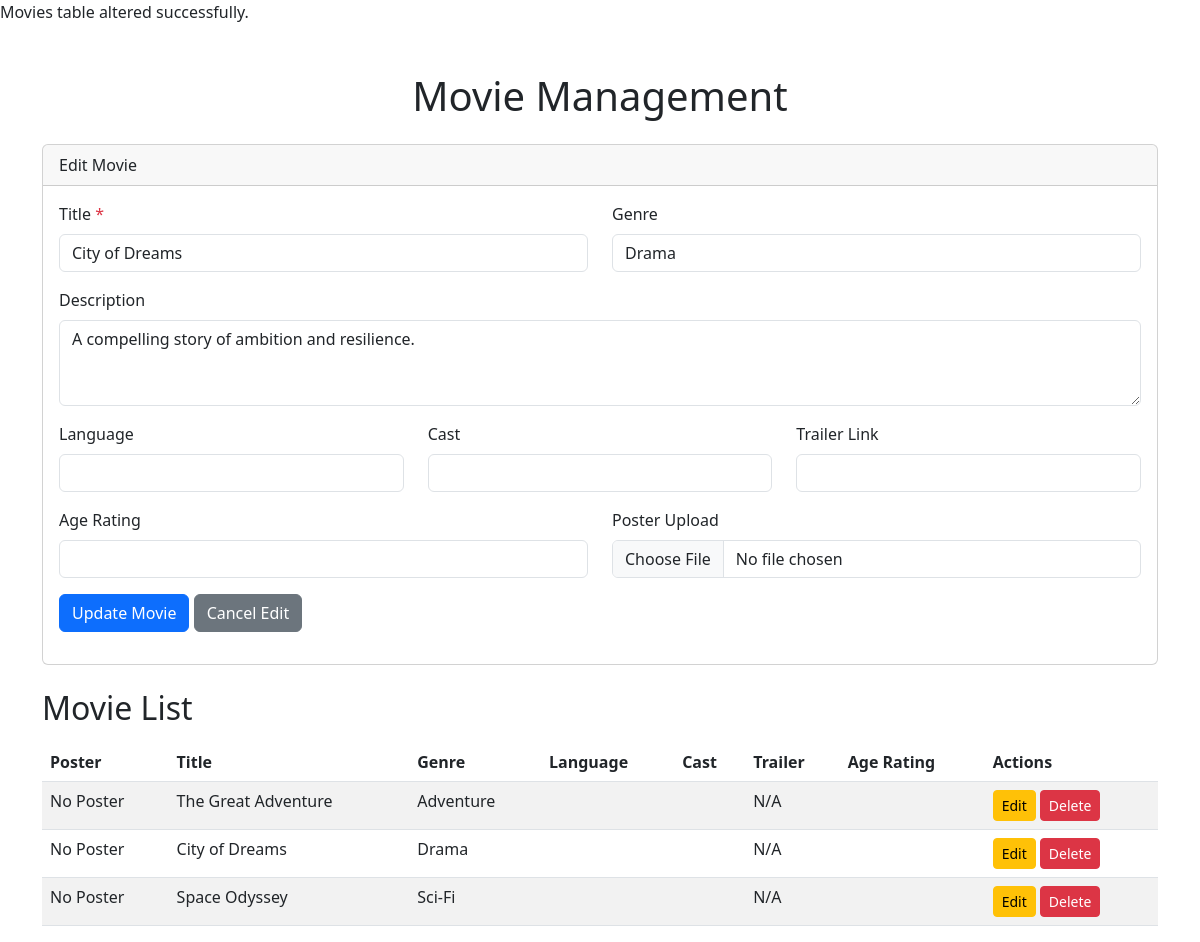
Page /movies_crud.php?action=edit&id=2 on the committed database.
### tables this page shows
CREATE TABLE movies (
    movie_id INT AUTO_INCREMENT PRIMARY KEY,
    title VARCHAR(255) NOT NULL,
    genre VARCHAR(100),
    director VARCHAR(100),
    release_date DATE,
    duration_minutes INT,
    description TEXT,
    rating DECIMAL(3, 1)
);

### movies_crud.php (the view, shortened to what this page needs)
<?php
$conn = new mysqli(DB_HOST, DB_USER, DB_PASS, DB_NAME);
    $movies = [];
    $movie_to_edit = null;
    if (isset($_GET['action']) && $_GET['action'] == 'edit') {
        $movie_id = intval($_GET['id']);
        $sql = "SELECT * FROM movies WHERE movie_id = $movie_id";
        $result = $conn->query($sql);
        if ($result && $result->num_rows > 0) {
            $movie_to_edit = $result->fetch_assoc();
        } else {
            $message = "Movie not found";
        }
    }
    $sql = "SELECT * FROM movies";
    $movies_result = $conn->query($sql);
    if ($movies_result) {
        while($row = $movies_result->fetch_assoc()) {
            $movies[] = $row;
        }
    } else {
        $message = "Error fetching movies: " . $conn->error;
    }
?>
<!DOCTYPE html>
<html lang="en">
<head>
    <link href="https://cdn.jsdelivr.net/npm/bootstrap@5.3.0/dist/css/bootstrap.min.css" rel="stylesheet">
</head>
<body>
    <div class="container mt-5">
        <h1 class="mb-4 text-center">Movie Management</h1>
        <div class="card mb-4">
            <div class="card-header">
                <?php echo isset($movie_to_edit) ? 'Edit Movie' : 'Add New Movie'; ?>
            </div>
            <div class="card-body">
                <form action="movies_crud.php" method="POST" enctype="multipart/form-data">
                    <div class="row mb-3">
                        <div class="col-md-6">
                            <label for="title" class="form-label">Title <span class="text-danger">*</span></label>
                            <input type="text" class="form-control" id="title" name="title" value="<?php echo isset($movie_to_edit) ? htmlspecialchars($movie_to_edit['title']) : ''; ?>" required>
                        </div>
                        <div class="col-md-6">
                            <label for="genre" class="form-label">Genre</label>
                            <input type="text" class="form-control" id="genre" name="genre" value="<?php echo isset($movie_to_edit) ? htmlspecialchars($movie_to_edit['genre']) : ''; ?>">
                        </div>
                    </div>
                    <div class="mb-3">
                        <label for="description" class="form-label">Description</label>
                        <textarea class="form-control" id="description" name="description" rows="3"><?php echo isset($movie_to_edit) ? htmlspecialchars($movie_to_edit['description']) : ''; ?></textarea>
                    </div>
                    <div class="row mb-3">
                        <div class="col-md-4">
                            <label for="language" class="form-label">Language</label>
                            <input type="text" class="form-control" id="language" name="language" value="<?php echo isset($movie_to_edit) ? htmlspecialchars($movie_to_edit['language']) : ''; ?>">
                        </div>
                        <div class="col-md-4">
                            <label for="cast" class="form-label">Cast</label>
                            <input type="text" class="form-control" id="cast" name="cast" value="<?php echo isset($movie_to_edit) ? htmlspecialchars($movie_to_edit['cast']) : ''; ?>">
                        </div>
                        <div class="col-md-4">
                            <label for="trailer_link" class="form-label">Trailer Link</label>
                            <input type="url" class="form-control" id="trailer_link" name="trailer_link" value="<?php echo isset($movie_to_edit) ? htmlspecialchars($movie_to_edit['trailer_link']) : ''; ?>">
                        </div>
                    </div>
                    <div class="row mb-3">
                        <div class="col-md-6">
                            <label for="age_rating" class="form-label">Age Rating</label>
                            <input type="text" class="form-control" id="age_rating" name="age_rating" value="<?php echo isset($movie_to_edit) ? htmlspecialchars($movie_to_edit['age_rating']) : ''; ?>">
                        </div>
                        <div class="col-md-6">
                            <label for="poster_path" class="form-label">Poster Upload</label>
                            <input type="file" class="form-control" id="poster_path" name="poster_path" accept="image/*">
                        </div>
                    </div>
                    <button type="submit" class="btn btn-primary">
                        <?php echo isset($movie_to_edit) ? 'Update Movie' : 'Add Movie'; ?>
                    </button>
                    <?php if (isset($movie_to_edit)): ?>
                        <a href="movies_crud.php" class="btn btn-secondary">Cancel Edit</a>
                    <?php endif; ?>
                </form>
            </div>
        </div>
        <h2 class="mb-3">Movie List</h2>
        <div class="table-responsive">
            <table class="table table-striped table-hover">
                <thead>
                    <tr>
                        <th>Poster</th>
                        <th>Title</th>
                        <th>Genre</th>
                        <th>Language</th>
                        <th>Cast</th>
                        <th>Trailer</th>
                        <th>Age Rating</th>
                        <th>Actions</th>
                    </tr>
                </thead>
                <tbody>
                    <?php if (empty($movies)): ?>
                        <tr>
                            <td colspan="8" class="text-center">No movies found.</td>
                        </tr>
                    <?php else: ?>
                        <?php foreach ($movies as $movie): ?>
                            <tr>
                                <td>
                                    <?php if (!empty($movie['poster_path'])): ?>
                                        <img src="<?php echo htmlspecialchars($movie['poster_path']); ?>" alt="Poster" class="poster-img">
                                    <?php else: ?>
                                        No Poster
                                    <?php endif; ?>
                                </td>
                                <td><?php echo htmlspecialchars($movie['title']); ?></td>
                                <td><?php echo htmlspecialchars($movie['genre']); ?></td>
                                <td><?php echo htmlspecialchars($movie['language']); ?></td>
                                <td><?php echo htmlspecialchars(substr($movie['cast'], 0, 50)) . (strlen($movie['cast']) > 50 ? '...' : ''); ?></td>
                                <td>
                                    <?php if (!empty($movie['trailer_link'])): ?>
                                        <a href="<?php echo htmlspecialchars($movie['trailer_link']); ?>" target="_blank" class="btn btn-sm btn-outline-primary">Watch</a>
                                    <?php else: ?>
                                        N/A
                                    <?php endif; ?>
                                </td>
                                <td><?php echo htmlspecialchars($movie['age_rating']); ?></td>
                                <td>
                                    <a href="movies_crud.php?action=edit&id=<?php echo $movie['movie_id']; ?>" class="btn btn-sm btn-warning">Edit</a>
                                    <a href="movies_crud.php?action=delete&id=<?php echo $movie['movie_id']; ?>" class="btn btn-sm btn-danger" onclick="return confirm('Are you sure you want to delete this movie?');">Delete</a>
                                </td>
                            </tr>
                        <?php endforeach; ?>
                    <?php endif; ?>
                </tbody>
            </table>
        </div>
    </div>
</body>
</html>

### rows in the picture
movies: title "City of Dreams", genre "Drama", description "A compelling story of ambition and resilience."
movies: title "The Great Adventure", genre "Adventure"
movies: title "Space Odyssey", genre "Sci-Fi"
